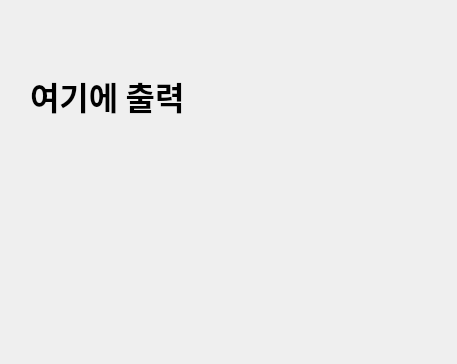
<?xml version="1.0" encoding="UTF-8"?>
<ui version="4.0">
 <class>Dialog</class>
 <widget class="QDialog" name="Dialog">
  <property name="geometry">
   <rect>
    <x>0</x>
    <y>0</y>
    <width>457</width>
    <height>364</height>
   </rect>
  </property>
  <property name="windowTitle">
   <string>Dialog</string>
  </property>
  <widget class="QLabel" name="label">
   <property name="geometry">
    <rect>
     <x>30</x>
     <y>60</y>
     <width>361</width>
     <height>71</height>
    </rect>
   </property>
   <property name="font">
    <font>
     <family>맑은 고딕</family>
     <pointsize>24</pointsize>
     <weight>75</weight>
     <bold>true</bold>
    </font>
   </property>
   <property name="text">
    <string>여기에 출력</string>
   </property>
  </widget>
 </widget>
 <resources/>
 <connections/>
 <slots>
  <slot>firstClick()</slot>
  <slot>secondClick()</slot>
  <slot>thirdClick()</slot>
 </slots>
</ui>
